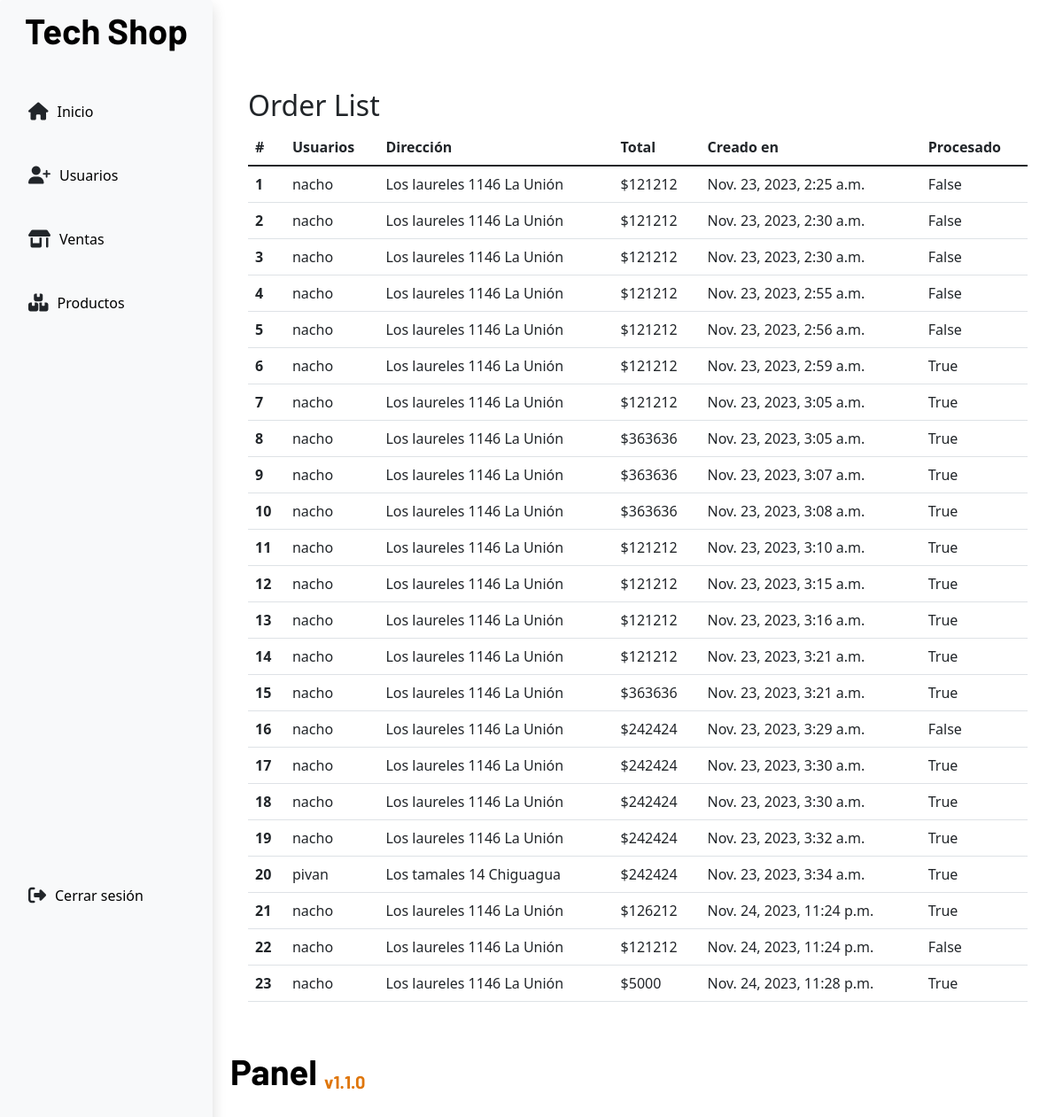
Page /dashboard/sales/viewSales/ (signed in) on the committed database.
### app/models.py (models this page shows)
class Order(models.Model):
    user = models.ForeignKey(Users, on_delete=models.PROTECT)
    address = models.CharField(max_length=255,null=False)
    products = models.ManyToManyField(Products)
    total = models.PositiveIntegerField(null=False)
    createdAt = models.DateTimeField(auto_now_add=True)
    isProcessed = models.BooleanField(default=False)

class Users(models.Model):
    name = models.CharField(max_length=60)
    lastname = models.CharField(max_length=60)
    email = models.EmailField(max_length=255, null=False)
    address = models.CharField(max_length=255,blank=True, null=True)
    username = models.CharField(max_length=50,null=False)
    password = models.BinaryField(max_length=50,null=False)
    credits = models.IntegerField(null=False,default=0)
    role = models.ForeignKey(Roles, on_delete=models.PROTECT, default=1)

### app/views.py (the view)
# urls.py: path('dashboard/sales/viewSales/',views.viewSales,name='viewSales')
def viewSales(request):
    if request.method == 'GET':
        orders = Order.objects.all()
        return render(request,'adShop/sales/viewSales.html',{'orders':orders})

### app/context_processors.py (called while the page is built)
def is_auth(request):
    user_auth = request.session.get("isAuthenticated")
    role = request.session.get("role")
    return {
        "user_auth": user_auth,
        "role": role
    }

### app/templates/adShop/sales/viewSales.html
{% extends 'adShop/base.html' %}
{% block content %}
<div class="container mt-4">
    <h2>Order List</h2>
    <table class="table">
        <thead>
            <tr>
                <th scope="col">#</th>
                <th scope="col">Usuarios</th>
                <th scope="col">Dirección</th>
                <th scope="col">Total</th>
                <th scope="col">Creado en</th>
                <th scope="col">Procesado</th>
            </tr>
        </thead>
        <tbody>
            {% for order in orders %}
                <tr>
                    <th scope="row">{{ order.id }}</th>
                    <td>{{ order.user.name }}</td>
                    <td>{{ order.address }}</td>
                    <td>${{ order.total }}</td>
                    <td>{{ order.createdAt }}</td>
                    <td>{{ order.isProcessed }}</td>
                </tr>
            {% endfor %}
        </tbody>
    </table>
</div>
{% endblock content %}

### app/static/css/panel.css (style rules this page uses)
:root { --titles: "Barlow", sans-serif; --primary: #1ea4a2; --primary: #1ea4a2; --light: #eef0f4; --grey: #fafafa; --black: #06070a; --blackclaire: #1d2125; --oceanBlue: #172d4f; }
* { box-sizing: border-box; margin: 0; padding: 0; }
html, body { min-height: 100%; height: 100%; }

### rows in the picture
Order: id "1", user.name "nacho", address "Los laureles 1146 La Unión", total "121212", createdAt "Nov. 23, 2023, 2:25 a.m.", isProcessed "False"
Order: id "2", user.name "nacho", address "Los laureles 1146 La Unión", total "121212", createdAt "Nov. 23, 2023, 2:30 a.m.", isProcessed "False"
Order: id "3", user.name "nacho", address "Los laureles 1146 La Unión", total "121212", createdAt "Nov. 23, 2023, 2:30 a.m.", isProcessed "False"
Order: id "4", user.name "nacho", address "Los laureles 1146 La Unión", total "121212", createdAt "Nov. 23, 2023, 2:55 a.m.", isProcessed "False"
Order: id "5", user.name "nacho", address "Los laureles 1146 La Unión", total "121212", createdAt "Nov. 23, 2023, 2:56 a.m.", isProcessed "False"
Order: id "6", user.name "nacho", address "Los laureles 1146 La Unión", total "121212", createdAt "Nov. 23, 2023, 2:59 a.m.", isProcessed "True"
Order: id "7", user.name "nacho", address "Los laureles 1146 La Unión", total "121212", createdAt "Nov. 23, 2023, 3:05 a.m.", isProcessed "True"
Order: id "8", user.name "nacho", address "Los laureles 1146 La Unión", total "363636", createdAt "Nov. 23, 2023, 3:05 a.m.", isProcessed "True"
Order: id "9", user.name "nacho", address "Los laureles 1146 La Unión", total "363636", createdAt "Nov. 23, 2023, 3:07 a.m.", isProcessed "True"
Order: id "10", user.name "nacho", address "Los laureles 1146 La Unión", total "363636", createdAt "Nov. 23, 2023, 3:08 a.m.", isProcessed "True"
Order: id "11", user.name "nacho", address "Los laureles 1146 La Unión", total "121212", createdAt "Nov. 23, 2023, 3:10 a.m.", isProcessed "True"
Order: id "12", user.name "nacho", address "Los laureles 1146 La Unión", total "121212", createdAt "Nov. 23, 2023, 3:15 a.m.", isProcessed "True"
Order: id "13", user.name "nacho", address "Los laureles 1146 La Unión", total "121212", createdAt "Nov. 23, 2023, 3:16 a.m.", isProcessed "True"
Order: id "14", user.name "nacho", address "Los laureles 1146 La Unión", total "121212", createdAt "Nov. 23, 2023, 3:21 a.m.", isProcessed "True"
Order: id "15", user.name "nacho", address "Los laureles 1146 La Unión", total "363636", createdAt "Nov. 23, 2023, 3:21 a.m.", isProcessed "True"
Order: id "16", user.name "nacho", address "Los laureles 1146 La Unión", total "242424", createdAt "Nov. 23, 2023, 3:29 a.m.", isProcessed "False"
Order: id "17", user.name "nacho", address "Los laureles 1146 La Unión", total "242424", createdAt "Nov. 23, 2023, 3:30 a.m.", isProcessed "True"
Order: id "18", user.name "nacho", address "Los laureles 1146 La Unión", total "242424", createdAt "Nov. 23, 2023, 3:30 a.m.", isProcessed "True"
Order: id "19", user.name "nacho", address "Los laureles 1146 La Unión", total "242424", createdAt "Nov. 23, 2023, 3:32 a.m.", isProcessed "True"
Order: id "20", user.name "pivan", address "Los tamales 14 Chiguagua", total "242424", createdAt "Nov. 23, 2023, 3:34 a.m.", isProcessed "True"
Order: id "21", user.name "nacho", address "Los laureles 1146 La Unión", total "126212", createdAt "Nov. 24, 2023, 11:24 p.m.", isProcessed "True"
Order: id "22", user.name "nacho", address "Los laureles 1146 La Unión", total "121212", createdAt "Nov. 24, 2023, 11:24 p.m.", isProcessed "False"
Order: id "23", user.name "nacho", address "Los laureles 1146 La Unión", total "5000", createdAt "Nov. 24, 2023, 11:28 p.m.", isProcessed "True"
